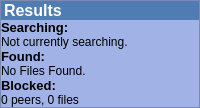
               <widget class="QFrame" name="frameResults">
                <property name="sizePolicy">
                 <sizepolicy hsizetype="Preferred" vsizetype="Preferred">
                  <horstretch>0</horstretch>
                  <verstretch>0</verstretch>
                 </sizepolicy>
                </property>
                <property name="styleSheet">
                 <string notr="true">background-color: rgb(161, 178, 231);</string>
                </property>
                <property name="frameShape">
                 <enum>QFrame::StyledPanel</enum>
                </property>
                <property name="frameShadow">
                 <enum>QFrame::Sunken</enum>
                </property>
                <layout class="QGridLayout" name="gridLayout_65">
                 <property name="margin">
                  <number>0</number>
                 </property>
                 <property name="spacing">
                  <number>0</number>
                 </property>
                 <item row="0" column="0">
                  <widget class="QLabel" name="labelResultsHeader">
                   <property name="styleSheet">
                    <string notr="true">background-color: rgb(78, 124, 179);</string>
                   </property>
                   <property name="frameShape">
                    <enum>QFrame::NoFrame</enum>
                   </property>
                   <property name="frameShadow">
                    <enum>QFrame::Plain</enum>
                   </property>
                   <property name="text">
                    <string>&lt;!DOCTYPE HTML PUBLIC &quot;-//W3C//DTD HTML 4.0//EN&quot; &quot;http://www.w3.org/TR/REC-html40/strict.dtd&quot;&gt;
&lt;html&gt;&lt;head&gt;&lt;meta name=&quot;qrichtext&quot; content=&quot;1&quot; /&gt;&lt;style type=&quot;text/css&quot;&gt;
p, li { white-space: pre-wrap; }
&lt;/style&gt;&lt;/head&gt;&lt;body style=&quot; font-family:'Sans'; font-size:10pt; font-weight:400; font-style:normal;&quot;&gt;
&lt;p style=&quot; margin-top:0px; margin-bottom:0px; margin-left:0px; margin-right:0px; -qt-block-indent:0; text-indent:0px;&quot;&gt;&lt;img src=&quot;:/Icons/FileType/Resource/24x24 File Type/Download server.png&quot; /&gt;&lt;span style=&quot; font-family:'MS Shell Dlg 2'; font-size:8pt; color:#00005d;&quot;&gt; &lt;/span&gt;&lt;span style=&quot; font-family:'MS Shell Dlg 2'; font-size:12pt; font-weight:600; color:#ffffff;&quot;&gt;Results&lt;/span&gt;&lt;/p&gt;&lt;/body&gt;&lt;/html&gt;</string>
                   </property>
                  </widget>
                 </item>
                 <item row="1" column="0">
                  <widget class="QLabel" name="labelResultsSearching">
                   <property name="text">
                    <string>&lt;!DOCTYPE HTML PUBLIC &quot;-//W3C//DTD HTML 4.0//EN&quot; &quot;http://www.w3.org/TR/REC-html40/strict.dtd&quot;&gt;
&lt;html&gt;&lt;head&gt;&lt;meta name=&quot;qrichtext&quot; content=&quot;1&quot; /&gt;&lt;style type=&quot;text/css&quot;&gt;
p, li { white-space: pre-wrap; }
&lt;/style&gt;&lt;/head&gt;&lt;body style=&quot; font-family:'MS Shell Dlg 2'; font-size:8.25pt; font-weight:400; font-style:normal;&quot;&gt;
&lt;p style=&quot; margin-top:0px; margin-bottom:0px; margin-left:0px; margin-right:0px; -qt-block-indent:0; text-indent:0px;&quot;&gt;&lt;span style=&quot; font-size:10pt; font-weight:600;&quot;&gt;Searching:&lt;/span&gt;&lt;/p&gt;&lt;/body&gt;&lt;/html&gt;</string>
                   </property>
                  </widget>
                 </item>
                 <item row="2" column="0">
                  <widget class="QLabel" name="labelResultsSearchingStatus">
                   <property name="text">
                    <string>Not currently searching.</string>
                   </property>
                  </widget>
                 </item>
                 <item row="3" column="0">
                  <widget class="QLabel" name="labelResultsFound">
                   <property name="text">
                    <string>&lt;!DOCTYPE HTML PUBLIC &quot;-//W3C//DTD HTML 4.0//EN&quot; &quot;http://www.w3.org/TR/REC-html40/strict.dtd&quot;&gt;
&lt;html&gt;&lt;head&gt;&lt;meta name=&quot;qrichtext&quot; content=&quot;1&quot; /&gt;&lt;style type=&quot;text/css&quot;&gt;
p, li { white-space: pre-wrap; }
&lt;/style&gt;&lt;/head&gt;&lt;body style=&quot; font-family:'MS Shell Dlg 2'; font-size:8.25pt; font-weight:400; font-style:normal;&quot;&gt;
&lt;p style=&quot; margin-top:0px; margin-bottom:0px; margin-left:0px; margin-right:0px; -qt-block-indent:0; text-indent:0px;&quot;&gt;&lt;span style=&quot; font-size:10pt; font-weight:600;&quot;&gt;Found:&lt;/span&gt;&lt;/p&gt;&lt;/body&gt;&lt;/html&gt;</string>
                   </property>
                  </widget>
                 </item>
                 <item row="4" column="0">
                  <widget class="QLabel" name="labelResultsFoundStatus">
                   <property name="text">
                    <string>No Files Found.</string>
                   </property>
                  </widget>
                 </item>
                 <item row="5" column="0">
                  <widget class="QLabel" name="labelResultsBlocked">
                   <property name="text">
                    <string>&lt;!DOCTYPE HTML PUBLIC &quot;-//W3C//DTD HTML 4.0//EN&quot; &quot;http://www.w3.org/TR/REC-html40/strict.dtd&quot;&gt;
&lt;html&gt;&lt;head&gt;&lt;meta name=&quot;qrichtext&quot; content=&quot;1&quot; /&gt;&lt;style type=&quot;text/css&quot;&gt;
p, li { white-space: pre-wrap; }
&lt;/style&gt;&lt;/head&gt;&lt;body style=&quot; font-family:'MS Shell Dlg 2'; font-size:8.25pt; font-weight:400; font-style:normal;&quot;&gt;
&lt;p style=&quot; margin-top:0px; margin-bottom:0px; margin-left:0px; margin-right:0px; -qt-block-indent:0; text-indent:0px;&quot;&gt;&lt;span style=&quot; font-size:10pt; font-weight:600;&quot;&gt;Blocked:&lt;/span&gt;&lt;/p&gt;&lt;/body&gt;&lt;/html&gt;</string>
                   </property>
                  </widget>
                 </item>
                 <item row="6" column="0">
                  <widget class="QLabel" name="labelResultsBlockedStatus">
                   <property name="text">
                    <string>0 peers, 0 files</string>
                   </property>
                  </widget>
                 </item>
                </layout>
               </widget>
